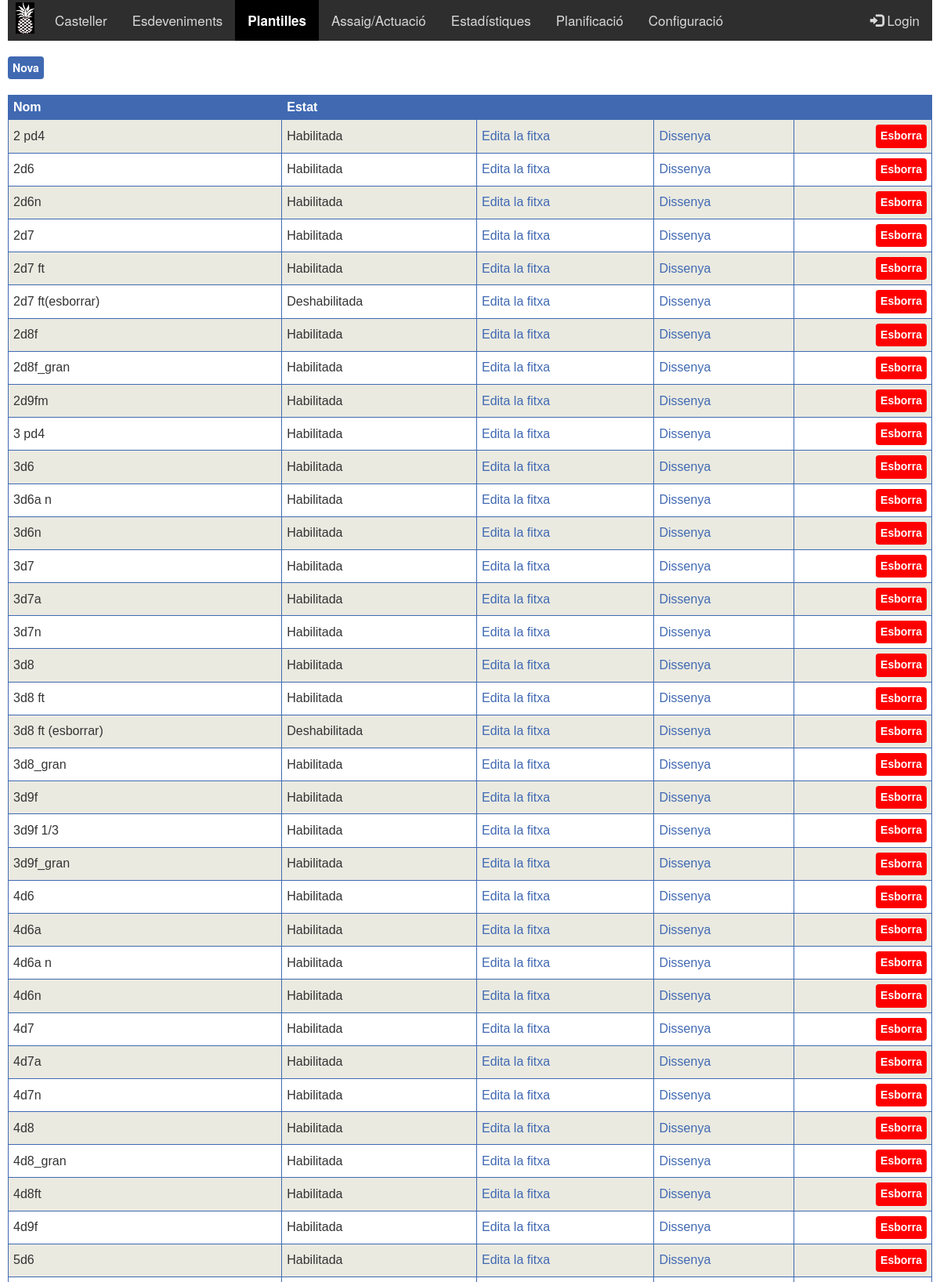
Screenshot of /Plantilla.php (signed in, upper part) with the database file from the repository.
### tables this page shows
CREATE TABLE IF NOT EXISTS `PLANTILLA` (
  `Plantilla_ID` int(11) NOT NULL AUTO_INCREMENT,
  `Nom` varchar(20) NOT NULL,
  `Estat` int(11) NOT NULL,
  `W` int(11) NOT NULL DEFAULT '1000',
  `H` int(11) NOT NULL DEFAULT '700',
  `Pestanya_1` varchar(50) NOT NULL,
  `Pestanya_2` varchar(50) NOT NULL,
  `Pestanya_3` varchar(50) NOT NULL,
  `Pestanya_4` varchar(50) NOT NULL,
  PRIMARY KEY (`Plantilla_ID`)
);

### Plantilla.php (the view, shortened to what this page needs)
<html>
<head>
</head>
<?php include "$_SERVER[DOCUMENT_ROOT]/pinyator/Style.php";?>
<body class="popup">
	<?php $menu=3; include "$_SERVER[DOCUMENT_ROOT]/pinyator/Menu.php";?>
 <a href="Plantilla_Fitxa.php" class="boto">Nova</a> <br><br>
	<table class="llistes">
	  <tr class="llistes">
		<th class="llistes">Nom</th>
		<th class="llistes">Estat</th>
		<th class="llistes"></th>
		<th class="llistes"></th>
		<th class="llistes"></th>
	  </tr>
	<?php
		include "$_SERVER[DOCUMENT_ROOT]/pinyator/Connexio.php";
		$sql="SELECT PLANTILLA_ID, NOM, ESTAT
		FROM PLANTILLA
		ORDER BY NOM";
		$result = mysqli_query($conn, $sql);
		if (mysqli_num_rows($result) > 0)
		{
			while($row = mysqli_fetch_assoc($result))
			{
				$estat="Deshabilitada";
				if($row["ESTAT"] == 1)
				{
					$estat="Habilitada";
				}
				echo "<tr class='llistes'>
				<td class='llistes'>".$row["NOM"]."</td>
				<td class='llistes'>".$estat."</td>
				<td class='llistes'><a href='Plantilla_Fitxa.php?id=".$row["PLANTILLA_ID"]."&nom=".$row["NOM"]."'>Edita la fitxa</a></td>
				<td class='llistes'><a href='Plantilla_Disseny.php?id=".$row["PLANTILLA_ID"]."&nom=".$row["NOM"]."'>Dissenya</a></td>
				<td class='llistes'><button class='boto boto_remove' name='Plantilla_Desa.php?id=".$row["PLANTILLA_ID"]."&a=1' onClick='ShowPopup(this)'>Esborra</button></td>
				</tr>";
			}
		}
		else if (mysqli_error($conn) != "")
		{
			echo "Error: " . $sql . "<br>" . mysqli_error($conn);
		}
	?>
   </body>
</html>

### Style_Custom.css (style rules this page uses)
table.llistes { font-family: arial, sans-serif; border-collapse: collapse; width: 100%; }
th.llistes { border: 1px solid #4069B2; text-align: left; padding: 6px; background-color: #4069B2; color: #FFF; }
td.llistes { border: 1px solid #4069B2; text-align: left; padding: 6px; }
tr.llistes:nth-child(even) { background-color: #eaeae1; }
td.llistes a { color: #4069B2; }
.boto { display: inline-block; padding: 2px 6px; font-size: 14px; line-height: 1.8; vertical-align: bottom; -webkit-appearance: none; -moz-appearance: none; appearance: none; -webkit-box-shadow: none; -moz-box-shadow: none; box-shadow: none; -webkit-border-radius: 0; -moz-border-radius: 0; border-radius: 4px; color: #FFF; background-color: #4069B2; border-color:#1D51B2; border: none; text-align: center; white-space: nowrap; vertical-align: middle; cursor: pointer; -moz-user-select: none; background-image: none; font-weight: bold; }
.boto_remove { background-color: red; float: right; }
.popup { -webkit-user-select: none; -moz-user-select: none; -ms-user-select: none; user-select: none; }

### rows the page displays
plantilla: Nom "2 pd4", Estat "Habilitada"
plantilla: Nom "2d6", Estat "Habilitada"
plantilla: Nom "2d6n", Estat "Habilitada"
plantilla: Nom "2d7", Estat "Habilitada"
plantilla: Nom "2d7 ft", Estat "Habilitada"
plantilla: Nom "2d7 ft(esborrar)", estat "Deshabilitada"
plantilla: Nom "2d8f", Estat "Habilitada"
plantilla: Nom "2d8f_gran", Estat "Habilitada"
plantilla: Nom "2d9fm", Estat "Habilitada"
plantilla: Nom "3 pd4", Estat "Habilitada"
plantilla: Nom "3d6", Estat "Habilitada"
plantilla: Nom "3d6a n", Estat "Habilitada"
plantilla: Nom "3d6n", Estat "Habilitada"
plantilla: Nom "3d7", Estat "Habilitada"
plantilla: Nom "3d7a", Estat "Habilitada"
plantilla: Nom "3d7n", Estat "Habilitada"
plantilla: Nom "3d8", Estat "Habilitada"
plantilla: Nom "3d8 ft", Estat "Habilitada"
plantilla: Nom "3d8 ft (esborrar)", estat "Deshabilitada"
plantilla: Nom "3d8_gran", Estat "Habilitada"
plantilla: Nom "3d9f", Estat "Habilitada"
plantilla: Nom "3d9f 1/3", Estat "Habilitada"
plantilla: Nom "3d9f_gran", Estat "Habilitada"
plantilla: Nom "4d6", Estat "Habilitada"
plantilla: Nom "4d6a", Estat "Habilitada"
plantilla: Nom "4d6a n", Estat "Habilitada"
plantilla: Nom "4d6n", Estat "Habilitada"
plantilla: Nom "4d7", Estat "Habilitada"
plantilla: Nom "4d7a", Estat "Habilitada"
plantilla: Nom "4d7n", Estat "Habilitada"
plantilla: Nom "4d8", Estat "Habilitada"
plantilla: Nom "4d8_gran", Estat "Habilitada"
plantilla: Nom "4d8ft", Estat "Habilitada"
plantilla: Nom "4d9f", Estat "Habilitada"
plantilla: Nom "5d6", Estat "Habilitada"
